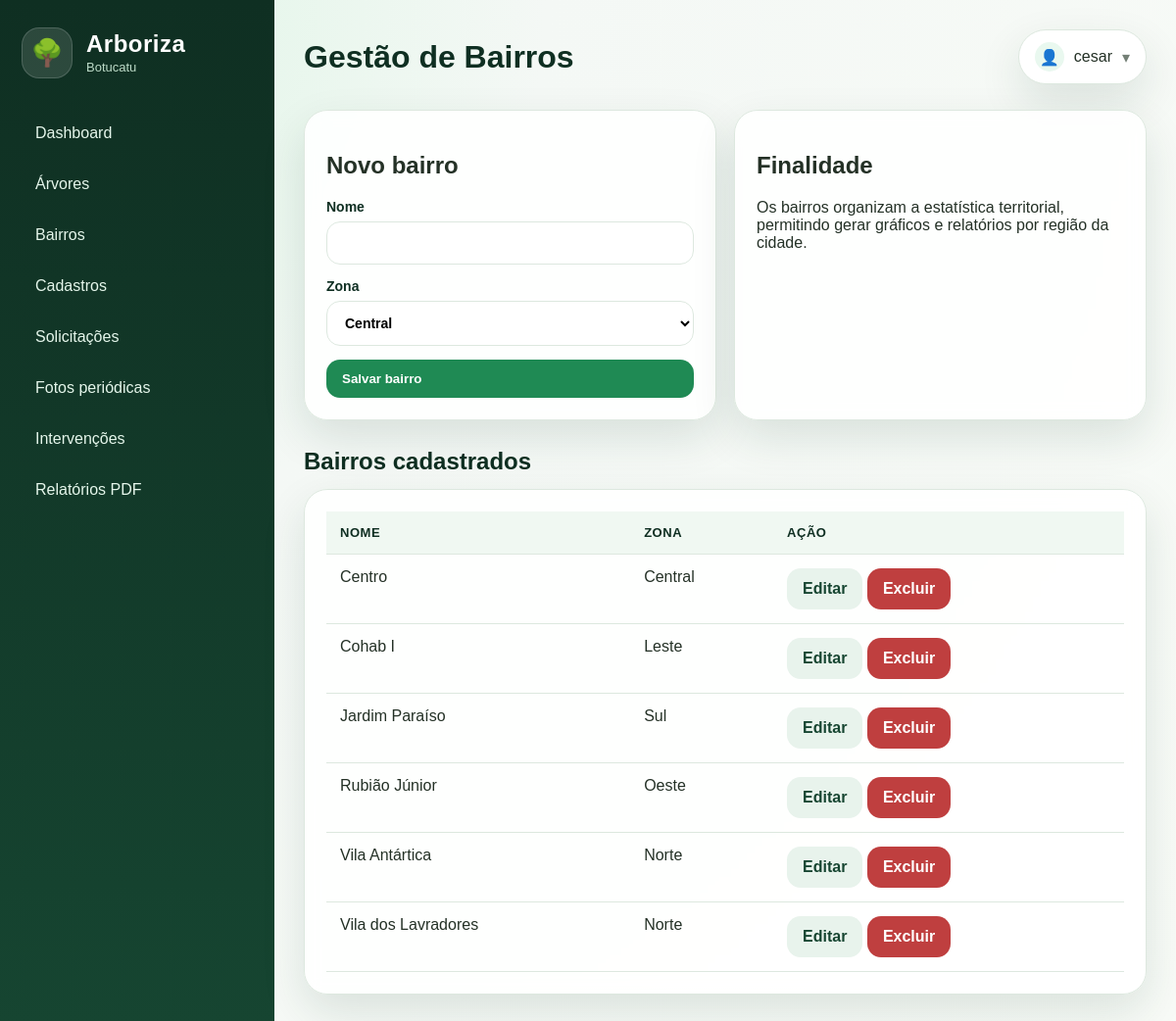
Page /bairros.php (signed in) on the committed database.
### tables this page shows
CREATE TABLE bairros (
    id INT AUTO_INCREMENT PRIMARY KEY,
    nome VARCHAR(120) NOT NULL UNIQUE,
    zona VARCHAR(60) NOT NULL,
    criado_em TIMESTAMP DEFAULT CURRENT_TIMESTAMP
);

### core/helpers.php (called while the page is built, shortened)
<?php
function e($value): string
{
    return htmlspecialchars((string)$value, ENT_QUOTES, 'UTF-8');
}
function currentUserProfile(): string
{
    return isset($_SESSION['usuario']['perfil']) ? (string)$_SESSION['usuario']['perfil'] : '';
}
function normalizedProfile(): string
{
    return function_exists('mb_strtolower')
        ? mb_strtolower(trim(currentUserProfile()), 'UTF-8')
        : strtolower(trim(currentUserProfile()));
}
function isAdmin(): bool
{
    return normalizedProfile() === 'administrador';
}

### config/database.php (called while the page is built, shortened)
<?php
class Database
{
    private static $connection = null;
    public static function getConnection() {
        if (self::$connection === null) {
            $dsn = 'mysql:host=' . DB_HOST . ';dbname=' . DB_NAME . ';charset=utf8mb4';
            $tentativas = array_unique([DB_PASS, '', 'root']);
            $ultimoErro = null;
            foreach ($tentativas as $senha) {
                try {
                    self::$connection = new PDO($dsn, DB_USER, $senha, [
                        PDO::ATTR_ERRMODE => PDO::ERRMODE_EXCEPTION,
                        PDO::ATTR_DEFAULT_FETCH_MODE => PDO::FETCH_ASSOC,
                        PDO::ATTR_EMULATE_PREPARES => false,
                    ]);
                    return self::$connection;
                } catch (PDOException $e) {
                    $ultimoErro = $e;
                }
            }
            die('Erro ao conectar no banco de dados. Confira se o MySQL está ligado no XAMPP, se o banco arboriza_botucatu foi importado e se o arquivo config/config.php está correto.<br><b>Detalhe:</b> ' . htmlspecialchars($ultimoErro->getMessage()));
        }
        return self::$connection;
    }
}

### models/Bairro.php (called while the page is built, shortened)
<?php
require_once __DIR__ . '/../config/database.php';
class Bairro
{
    public static function all() {
        return Database::getConnection()->query('SELECT * FROM bairros ORDER BY nome')->fetchAll();
    }
}

### bairros.php (the view, shortened to what this page needs)
<?php
require_once __DIR__ . '/core/helpers.php';
require_once __DIR__ . '/models/Bairro.php';
$edit = isset($_GET['edit']) ? Bairro::find((int)$_GET['edit']) : null;
$bairros = Bairro::all();
?>
<?php include __DIR__ . '/views/layout/header.php'; ?>
<section class="grid grid-2">
<?php if (isAdmin()): ?>
<div class="card"><h2><?= $edit ? 'Editar bairro' : 'Novo bairro' ?></h2><form method="post"><input type="hidden" name="id" value="<?= e(isset($edit['id']) ? $edit['id'] : '') ?>"><label>Nome<input name="nome" required value="<?= e(isset($edit['nome']) ? $edit['nome'] : '') ?>"></label><label>Zona<select name="zona"><?php foreach(array('Central','Norte','Sul','Leste','Oeste') as $zona): ?><option <?= (isset($edit['zona']) && $edit['zona']===$zona)?'selected':'' ?>><?= e($zona) ?></option><?php endforeach; ?></select></label><button class="btn"><?= $edit ? 'Atualizar bairro' : 'Salvar bairro' ?></button><?php if ($edit): ?><a class="btn secondary" href="bairros.php">Cancelar edição</a><?php endif; ?></form></div>
<?php endif; ?>
<div class="card"><h2>Finalidade</h2><p>Os bairros organizam a estatística territorial, permitindo gerar gráficos e relatórios por região da cidade.</p></div>
</section>
<div class="section-title"><h2>Bairros cadastrados</h2></div>
<div class="card table-wrap"><table><thead><tr><th>Nome</th><th>Zona</th><?php if (isAdmin()): ?><th>Ação</th><?php endif; ?></tr></thead><tbody><?php foreach($bairros as $b): ?><tr><td><?= e($b['nome']) ?></td><td><?= e($b['zona']) ?></td><?php if (isAdmin()): ?><td><a class="btn secondary" href="?edit=<?= e($b['id']) ?>">Editar</a> <a class="btn danger" data-confirm="Remover bairro?" href="?delete=<?= e($b['id']) ?>">Excluir</a></td><?php endif; ?></tr><?php endforeach; ?></tbody></table></div>
<?php include __DIR__ . '/views/layout/footer.php'; ?>

### assets/css/style.css (style rules this page uses)
* { box-sizing: border-box; }
body { margin: 0; font-family: Arial, Helvetica, sans-serif; color: #243126; background: radial-gradient(circle at top left, #dcf5e4, #f4f8f5 35%, #f8fbf7); }
a { text-decoration: none; color: inherit; }
.grid { display: grid; gap: 18px; }
.grid-2 { grid-template-columns: repeat(2, minmax(0, 1fr)); }
.card { background: rgba(255,255,255,.9); border: 1px solid #dde8df; border-radius: 24px; padding: 22px; box-shadow: 0 18px 45px rgba(19, 61, 39, .12); backdrop-filter: blur(8px); }
.section-title { margin: 28px 0 14px; display: flex; align-items: center; justify-content: space-between; gap: 12px; }
.section-title h2 { margin: 0; color: #0f2f22; }
.btn { border: 0; border-radius: 14px; padding: 12px 16px; background: #1f8a54; color: white; font-weight: 700; cursor: pointer; display: inline-flex; align-items: center; gap: 8px; }
.btn.secondary { background: #e8f3ec; color: #164531; }
.btn.danger { background: #bf3f3f; }
.table-wrap { overflow-x: auto; }
table { width: 100%; border-collapse: collapse; }
th, td { padding: 14px; border-bottom: 1px solid #dde8df; text-align: left; vertical-align: top; }
th { color: #0f2f22; background: #f0f8f2; font-size: 13px; text-transform: uppercase; letter-spacing: .04em; }
form { display: grid; gap: 14px; }
label { display: grid; gap: 7px; color: #0f2f22; font-weight: 700; font-size: 14px; }
input, select, textarea { width: 100%; border: 1px solid #dde8df; border-radius: 14px; padding: 13px 14px; font: inherit; background: white; }

### rows in the picture
bairros: nome "Centro", zona "Central"
bairros: nome "Cohab I", zona "Leste"
bairros: nome "Jardim Paraíso", zona "Sul"
bairros: nome "Rubião Júnior", zona "Oeste"
bairros: nome "Vila Antártica", zona "Norte"
bairros: nome "Vila dos Lavradores", zona "Norte"

### other values in the picture
$pageTitle "Gestão de Bairros"
currentUserName() "cesar"
form field zona "Central"
